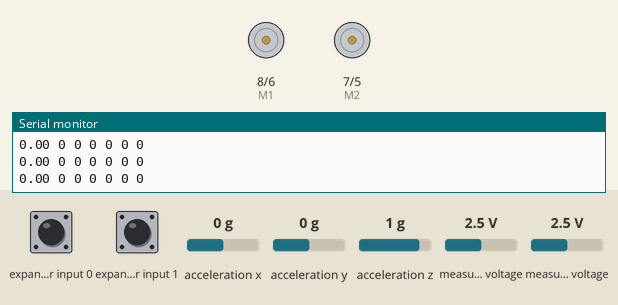
Bench run of a sketch on a simulated Arduino Uno, built with avr-gcc and run on an emulated ATmega328P. On the bench: direction and speed pins drawn as motors (green arrow = direction pin HIGH = forward, orange = LOW = backward, longer = more drive), the last lines printed to the serial monitor. Wiring (inferred from the names in the program): Wii Nunchuk at I2C address 0x52. The test bench sets the inputs (shaded band); at power-on: measured voltage 2.5 V, expander input 0 HIGH, expander input 1 HIGH, acceleration x 0 g, acceleration y 0 g, acceleration z 1 g.

Above: at 1.2 s.
1.3 s: measured voltage (sensor 200) set to 0.1 V
At 2.2 s:
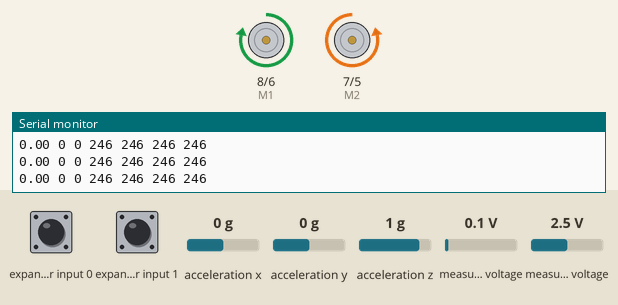
2.8 s: measured voltage (sensor 201) set to 0.1 V
At 3.1 s:
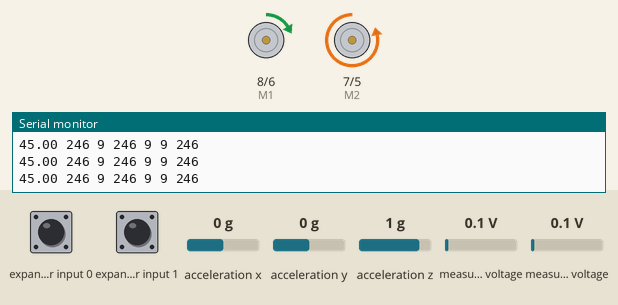
4.3 s: expander input 0 pulled LOW for 0.15 s
At 4.38 s:
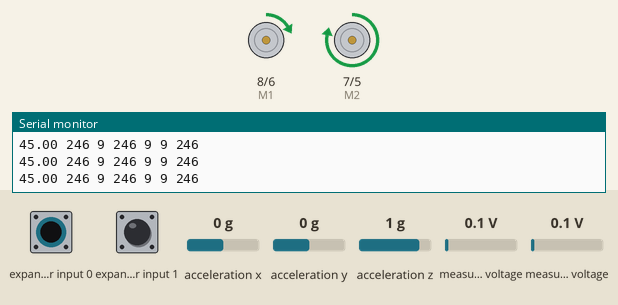
5.9 s: expander input 1 pulled LOW for 0.15 s
At 7.2 s:
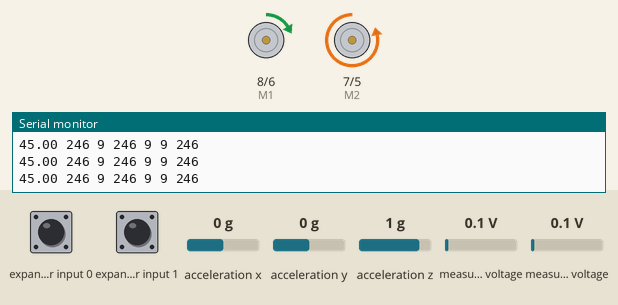
7.5 s: measured voltage (sensor 200) set to 1.2 V
At 8.7 s:
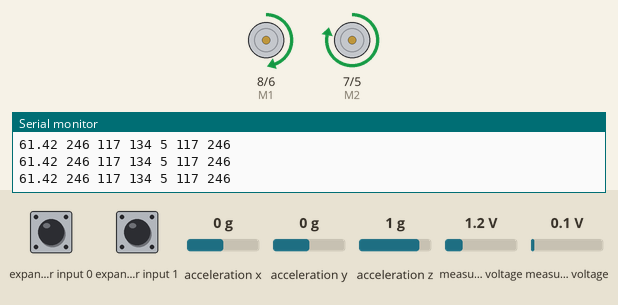
9.0 s: measured voltage (sensor 201) set to 1.2 V
At 10.2 s:
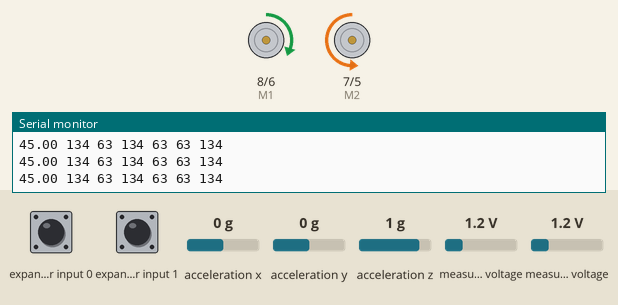
Timing chart, 0 to 11.5 s (numbered marks = the images above; inputs shaded):
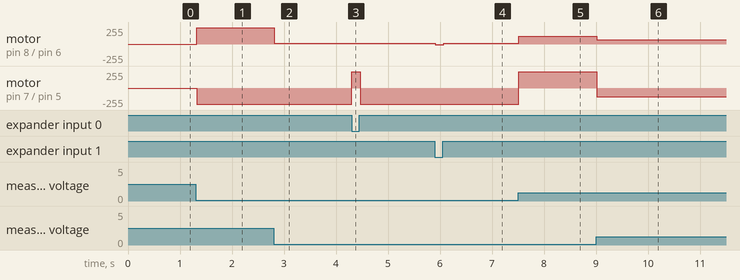

The sketch:

black_tank.ino
```cpp
/*To control the rover, Copy and paste the code below into the Arduino software*/
int E1 = 6; //M1 Speed Control
int E2 = 5; //M2 Speed Control
int M1 = 8; //M1 Direction Control
int M2 = 7; //M2 Direction Control

#include <Wire.h>
#include <ArduinoNunchuk.h>

ArduinoNunchuk nunchuk = ArduinoNunchuk();

void setup(void)
{
  int i;
  for (i = 5; i <= 8; i++) pinMode(i, OUTPUT);
  Serial.begin(115200);
  Serial.println("setup");
  nunchuk.init();

}

int leftspeed = 0; //255 is maximum speed
int rightspeed = 0;
boolean leftdirection = false;
boolean rightdirection = false;

void loop(void)
{

  nunchuk.update();

  if (nunchuk.pluggedin) {

    int tempx = nunchuk.analogX;
    int tempy = nunchuk.analogY;

    tempx  -= 128;
    tempy -= 128;

    int mainspeed = abs(tempy) * 2;
    int altspeed = (1 - (((float)abs(tempx) * 2)) / 256) *  mainspeed;

    int mainspeedb = abs(tempx) * 2;
    int altspeedb = (1 - (((float)abs(tempy) * 2)) / 256) *  mainspeedb;

    Serial.print(nunchuk.analogAngle);
    Serial.print(' ');
    Serial.print(mainspeed);
    Serial.print(' ');
    Serial.print(altspeed);
    Serial.print(' ');
    Serial.print(mainspeedb);
    Serial.print(' ');
    Serial.print(altspeedb);

    mainspeed = constrain(mainspeed , 0, 255);
    altspeed = constrain(altspeed , 0, 255);
    if (mainspeed == 254) mainspeed = 255;
    if (altspeed == 254) altspeed = 255;

   mainspeedb = constrain(mainspeedb , 0, 255);
    altspeedb = constrain(altspeedb , 0, 255);
    if (mainspeedb == 254) mainspeedb = 255;
    if (altspeedb == 254) altspeedb = 255;

    leftspeed = 0;
    rightspeed = 0;

    if (nunchuk.analogAngle < 0 && nunchuk.analogAngle >= -45) {   //left

      rightdirection = false ;
      leftdirection =  true ;
      rightspeed = mainspeedb;
      leftspeed = altspeedb;

    } else if (nunchuk.analogAngle < -45  &&  nunchuk.analogAngle >= -90) { //fwd left
      rightdirection = false;
      leftdirection = false;
      leftspeed = altspeed;
      rightspeed = mainspeed;
    } else if (nunchuk.analogAngle < -90  &&  nunchuk.analogAngle >= -135) { //fwd right
      rightdirection = false;
      leftdirection = false;
      leftspeed = mainspeed;
      rightspeed = altspeed;
    } else if (nunchuk.analogAngle < -135  &&  nunchuk.analogAngle >= -180) {  //right

      rightdirection = true;
      leftdirection = false;
      leftspeed = mainspeedb;
      rightspeed = altspeedb;

    } else if (nunchuk.analogAngle >= 0  &&  nunchuk.analogAngle < 45) {  //left
       rightdirection = false ;
      leftdirection =  true ;
      rightspeed = mainspeedb;
      leftspeed = altspeedb;

    } else if (nunchuk.analogAngle >= 45  &&  nunchuk.analogAngle < 90) { //back left
      rightdirection = true;
      leftdirection = true;
      leftspeed = altspeed;
      rightspeed = mainspeed;
    } else if (nunchuk.analogAngle >= 90  &&  nunchuk.analogAngle < 135) { //back right
      rightdirection = true;
      leftdirection = true;
      leftspeed = mainspeed;
      rightspeed = altspeed;
    } else if (nunchuk.analogAngle >= 135  &&  nunchuk.analogAngle < 180) {  //right
      rightdirection = true;
      leftdirection = false;
      leftspeed = mainspeedb;
      rightspeed = altspeedb;
    }

if (nunchuk.zButton){
  rightdirection = !rightdirection;
}
if (nunchuk.cButton){
    leftdirection = !leftdirection;
}

    Serial.print(' ');
    Serial.print(leftspeed);
    Serial.print(' ');
    Serial.println(rightspeed);

  } else {

    leftspeed = 0;
    rightspeed = 0;
  }

  digitalWrite(M1, leftdirection);
  digitalWrite(M2, rightdirection);
  analogWrite (E1, leftspeed);
  analogWrite (E2, rightspeed);

  delay(20);

}
```

ArduinoNunchuk.h
```cpp
// (licence header left out)
#ifndef ArduinoNunchuk_H
#define ArduinoNunchuk_H

#include <Arduino.h>

class ArduinoNunchuk
{
public:
  uint8_t analogXcenter;
  uint8_t analogYcenter;
  uint8_t analogX;
  uint8_t analogY;
  int analogMagnitude;
  float analogAngle;
  int accelX;
  int accelY;
  int accelZ;
  boolean zButton;
  boolean cButton;
  boolean pluggedin;

  void init();
  void update();

private:
  boolean official;
  void reinit();
  void _sendByte(byte data, byte location);
};

#endif
```

Measured:
- after the input at 1.3 s, motor on pin 8 (M1) / pin 6 (E1): stopped → forward 246/255 at once; motor on pin 7 (M2) / pin 5 (E2): stopped → backward 246/255 at once
- after the input at 2.8 s, motor on pin 8 (M1) / pin 6 (E1): forward 246/255 → forward 9/255 at once
- after the input at 4.3 s, motor on pin 7 (M2) / pin 5 (E2): backward 246/255 → forward 246/255 at once, → backward 246/255 0.16 s later
- after the input at 5.9 s, motor on pin 8 (M1) / pin 6 (E1): forward 9/255 → backward 9/255 at once, → forward 9/255 0.16 s later
- after the input at 7.5 s, motor on pin 8 (M1) / pin 6 (E1): forward 9/255 → forward 117/255 at once; motor on pin 7 (M2) / pin 5 (E2): backward 246/255 → forward 246/255 at once
- after the input at 9.0 s, motor on pin 8 (M1) / pin 6 (E1): forward 117/255 → forward 63/255 at once; motor on pin 7 (M2) / pin 5 (E2): forward 246/255 → backward 134/255 at once
